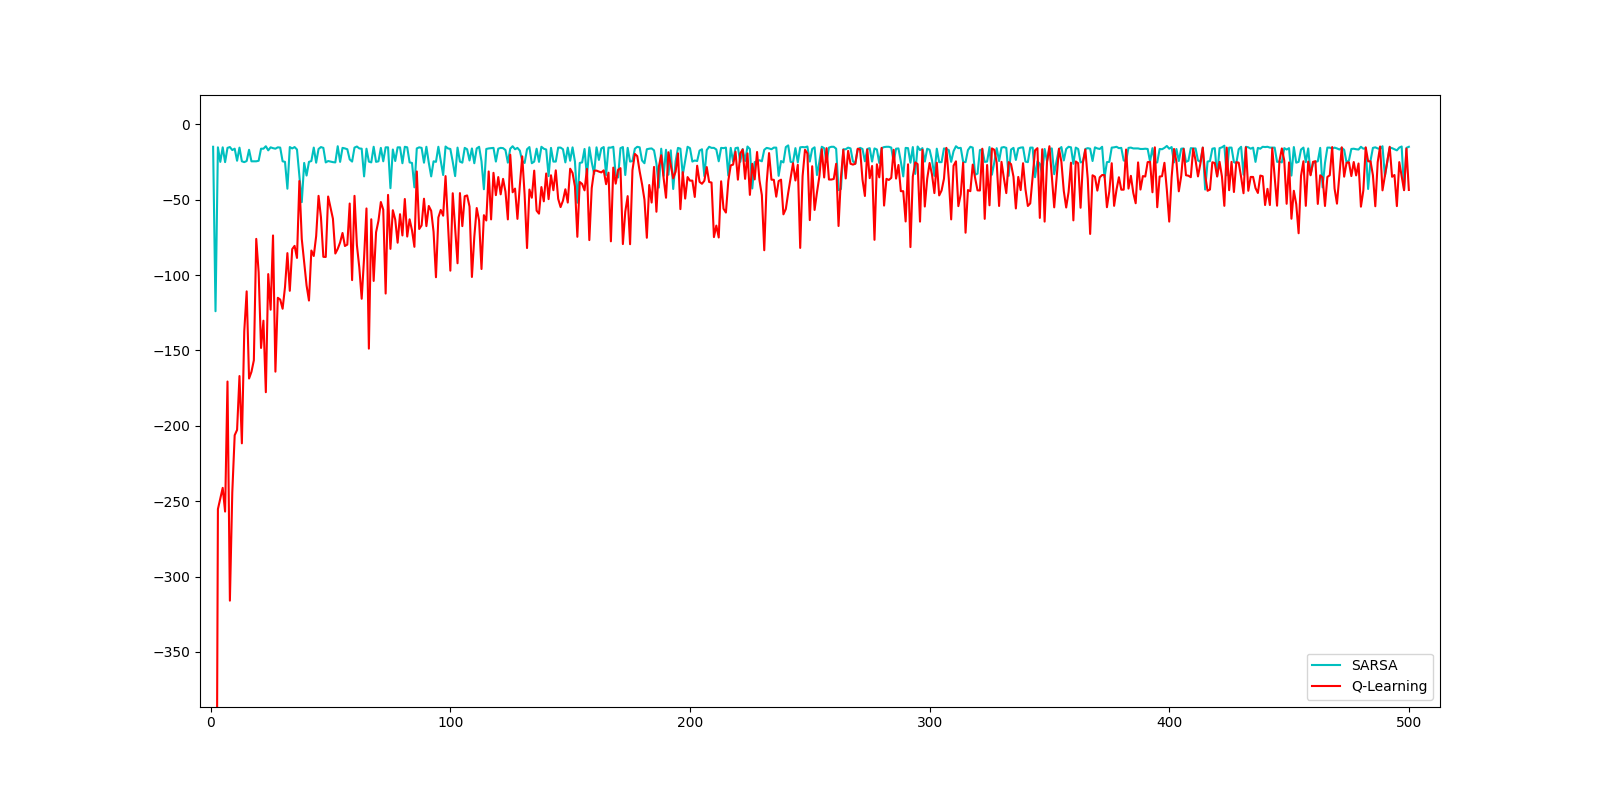

Write the Python code that produced this figure.
import numpy as np
import math
import matplotlib.pyplot as plt

def act_per_policy(acts, pi):
	r = np.random.uniform()
	# pi = copy.deepcopy(pi)
	pi = np.array(pi)
	for i in range(1,len(pi)):
		pi[i] += pi[i-1]
	ind = np.where(pi >= r)[0][0]
	return acts[ind]

def eps_greedy(eps, acts, qs):
	n = len(acts)
	probs = np.zeros((n))
	best_arm = np.argmax(qs)
	probs[best_arm] = 1 - eps
	probs[0] += eps/n
	for i in range(1,n):
		probs[i] +=  probs[i-1]  + eps/n
	r = np.random.uniform()
	ind = np.where(probs >= r)[0][0]
	return acts[ind]

def sarsa(states, terminal_state, actions, nextSR, alpha, gamma, eps = 0.1 ,max_iter= 500):
	Qs = {state:[actions[state][0],[0]*len(actions[state][0])] for state in states }
	reward_sums = np.zeros(max_iter)
	for i in range(max_iter):
		curr_state = 1
		act = eps_greedy(eps, actions[curr_state][0], Qs[curr_state][1])
		reward_sum = 0
		while curr_state not in terminal_state :
			SR, pSR =  nextSR[(curr_state, act)]
			sr = act_per_policy(SR, pSR)
			act_dash = eps_greedy(eps, actions[sr[0]][0], Qs[sr[0]])
			Qs[curr_state][1][actions[curr_state][0].index(act)] += alpha*(sr[1] + gamma*Qs[sr[0]][1][Qs[sr[0]][0].index(act_dash)] - Qs[curr_state][1][actions[curr_state][0].index(act)])
			curr_state = sr[0]
			act = act_dash 
			reward_sum += sr[1]
		reward_sums[i] = reward_sum
	return reward_sums

def q_learning(states, terminal_state, actions, nextSR, alpha, gamma, eps=0.1, max_iter = 500):
	Qs = {state:[actions[state][0],[0]*len(actions[state][0])] for state in states }
	reward_sums = np.zeros(max_iter)
	for i in range(max_iter):
		curr_state = 1
		reward_sum = 0
		while curr_state not in terminal_state:
			act = eps_greedy(eps, actions[curr_state][0], Qs[curr_state][1])
			SR, pSR =  nextSR[(curr_state, act)]
			sr = act_per_policy(SR, pSR)
			Qs[curr_state][1][actions[curr_state][0].index(act)] += alpha*(sr[1] + gamma*max(Qs[sr[0]][1]) - Qs[curr_state][1][actions[curr_state][0].index(act)])
			curr_state = sr[0]
			reward_sum += sr[1]
		reward_sums[i] = reward_sum

	return reward_sums






states =[i for i in range(1,49)]

actions = {}
for i in range(1,49):
	acts = ['U', 'D', 'L', 'R']
	if i in list(range(1,5)):
		acts.remove('L')
	if i in list(range(1,50,4)):
		acts.remove('D')
	if i in list(range(4,49,4)):
		acts.remove('U')
	if i in list(range(45,49)):
		acts.remove('R')
	actions[i] = [acts,[1/len(acts)]*len(acts)]

del_v = {'U':1, 'D':-1, 'L':-4, 'R':4}

nextSR = {}
for state in states:
	for act in actions[state][0]:
		ns = state + del_v[act]
		r = -1
		if ns in list(range(5, 42, 4 )):
			ns = 1
			r = -100
		nextSR[(state, act)] = [[(ns,r)],[1]]
terminal_state = [48]




r1 = sarsa(states, terminal_state, actions, nextSR, alpha= 0.1, gamma = 1)
r2 = q_learning(states, terminal_state, actions, nextSR, alpha = 0.1, gamma = 1)

averages = 10
for ii in range(averages):
	print(ii)
	r1 += (sarsa(states, terminal_state, actions, nextSR, alpha= 0.1, gamma = 1) - r1)/(ii+2)
	r2 += (q_learning(states, terminal_state, actions, nextSR, alpha = 0.1, gamma = 1) - r2)/(ii+2)

plt.plot(np.arange(0, len(r1))+1, r1, 'c' ,label = "SARSA")
plt.plot(np.arange(0, len(r2))+1, r2, 'r' ,label = "Q-Learning")
plt.legend()
# plt.ylim(-100,0)
plt.show()
